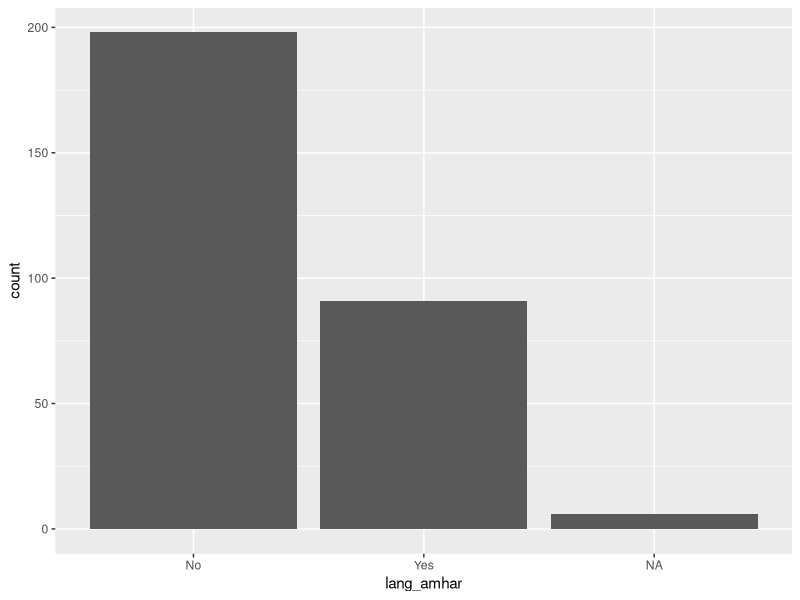

Write the R code that produced this figure. (Note: this script raises an error after producing the figure.)
library(tidyverse)
library(readxl)
library(ggplot2)
setwd("~/HIP")

data = read_excel('weekdayend_all.xlsx') 

#### DM_e (Evening) ####
### Generate two variables of Amharic and Sidamaigna and 3rd variable of non-Amharic 

data$lang_sidama = ifelse(data$language_0, "1", "0")
data$lang_amhar = ifelse(data$language_5, "1", "0")
data$lang_other = ifelse(data$language_1 | data$language_2 | data$language_3 | data$language_4 | data$language_6 | 
                           data$language_7 | data$language_8 | data$language_9 | data$language_10 | data$language_11 
                         | data$language_100, "1", "0")
data$langu_other = is.na(data$language_other)

data$langu_other = ifelse(data$langu_other, "0", "1")



DM_e = c('lang_sidama',
         'lang_amhar',
         'lang_other',
         'religion',
         'religion_other',
         'current_live_region',
         'current_live_city',
         'current_live_woreda',
         'current_live_kebele',
         'origin_region',
         'origin_city',
         'origin_woreda',
         'origin_kebele')

data_DM = data %>%
  select(all_of(DM_e)) %>%
  mutate(across(DM_e[c(1:4)], as.factor)) %>%
  mutate(across(DM_e[c(5:13)], as.character)) %>%
  mutate(across(DM_e[c(1:4)], ~recode(.,
                     `0` = 'No',
                     `1` = 'Yes'))) %>%
  mutate(religion = recode(religion,
                               `0` = 'Protestant',
                               `1` = 'Orthodox',
                               `2` = 'Catholic',
                               `3` = 'Muslim',
                               `4` = 'Traditional religions',
                               `100` = 'Others')) 
str(data_DM)

ggplot(data = data_DM) +
  geom_bar(aes(x = lang_amhar)) +
  ggsave('DM4a.png')

ggplot(data = data_DM) +
  geom_bar(aes(x = lang_sidama)) +
  ggsave('DM4b.png')

ggplot(data = data_DM) +
  geom_bar(aes(x = lang_other)) +
  ggsave('DM4c.png')

ggplot(data = data_DM) +
  geom_bar(aes(x = religion)) +
  ggsave('DM5.png')


#### WF (Evening) ####

## Job way, pick most important ones and create around 3 or more main variables like the language variable

data$family_told_job = ifelse(data$search_job_way_5, "1", "0")
data$friend_told_job = ifelse(data$search_job_way_6, "1", "0")

data$search_job_other = ifelse(data$search_job_way_0 | data$search_job_way_1 | data$search_job_way_2 | data$search_job_way_3 | 
                                 data$search_job_way_4 | data$search_job_way_7 | data$search_job_way_8, "1", "0")

WF = c('family_told_job',
         'friend_told_job',
         'search_job_other',
         'search_job_day',
         'search_job_hour',
         'search_job_min',
         'income_total',
         'income_from_family',
         'income_from_friend',
         'income_to_family',
         'expend_food',
         'expend_transp',
         'expend_rent',
         'expend_cosmetic',
         'health_nofood',
         'health_ill')

data_WF = data %>%
  select(all_of(WF)) %>%
  mutate(across(WF[c(1:3, 10, 15, 16 )], as.factor)) %>%
  mutate(across(WF[c(4:5)], as.integer)) %>%
  mutate(across(WF[c(1:3, 15, 16)], ~recode(.,
                                       `0` = 'No',
                                       `1` = 'Yes'))) %>%
  mutate(income_to_family = recode(income_to_family,
                                         `0` = 'No',
                                         `1` = 'Yes',
                                        `100` = 'Not Sure'))

str(data_WF)

ggplot(data = data_WF) +
  geom_bar(aes(x = family_told_job)) +
  ggsave('WF1fa.png')

ggplot(data = data_WF) +
  geom_bar(aes(x = friend_told_job)) +
  ggsave('WF1fr.png')

ggplot(data = data_WF) +
  geom_bar(aes(x = search_job_other)) +
  ggsave('WF1o.png')

ggplot(data = data_WF) +
  geom_histogram(aes(x = search_job_day), binwidth = 1) +
  ggsave('WF1b.png')

ggplot(data = data_WF) +
  geom_histogram(aes(x = search_job_hour), binwidth = 5) +
  ggsave('WF1c.png')

ggplot(data = data_WF) +
  geom_histogram(aes(x = search_job_min), binwidth = 1) +
  ggsave('WF1d.png')

ggplot(data = data_WF) +
  geom_histogram(aes(x = income_total), binwidth = 1000) +
  ggsave('WF2.png')

ggplot(data = data_WF) +
  geom_histogram(aes(x = income_from_family), binwidth = 1000) +
  ggsave('WF3.png')

ggplot(data = data_WF) +
  geom_histogram(aes(x = income_from_friend), binwidth = 100) +
  ggsave('WF4.png')

ggplot(data = data_WF) +
  geom_bar(aes(x = income_to_family), binwidth = 1000) +
  ggsave('WF5.png')

ggplot(data = data_WF) +
  geom_histogram(aes(x = expend_food), binwidth = 100) +
  ggsave('WF6.png')

ggplot(data = data_WF) +
  geom_histogram(aes(x = expend_transp), binwidth = 50) +
  ggsave('WF7.png')

ggplot(data = data_WF) +
  geom_histogram(aes(x = expend_rent), binwidth = 100) +
  ggsave('WF8.png')

ggplot(data = data_WF) +
  geom_histogram(aes(x = expend_cosmetic), binwidth = 50) +
  ggsave('WF9.png')

ggplot(data = data_WF) +
  geom_bar(aes(x = health_nofood)) +
  ggsave('WF10.png')

ggplot(data = data_WF) +
  geom_bar(aes(x = health_ill)) +
  ggsave('WF11.png')


#### JH (Evening) ####

JH = c('history_yesno',
       'history_age',
       'history_manual',
       'history_salary',
       'history_hour',
       'history_day',
       'history_quitreason',
       'history_quitreason_other')

data_JH = data %>%
  select(all_of(JH)) %>%
  mutate(across(JH[c(1, 3, 7)], as.factor)) %>%
  mutate(across(JH[c(5, 6)], as.integer)) %>%
  mutate(across(JH[c(7)], as.character)) %>%
  mutate(across(JH[c(1, 3)], ~recode(.,
                                             `0` = 'No',
                                             `1` = 'Yes'))) %>%
  mutate(history_quitreason = recode(history_quitreason,
                                   `0` = 'Because the firm fired me.',
                                   `1` = 'Because the job was not interesting.',
                                   `2` = 'Because the job did not pay well.',
                                   `3` = 'Because the job was very tiring',
                                   `5` = 'Because the job did not provide good benefits.',
                                   `6` = 'Because the employer treated me badly.',
                                  `100` = 'Others'))

str(data_JH) 

ggplot(data = data_JH) +
  geom_bar(aes(x = history_yesno)) +
  ggsave('JH1.png')

ggplot(data = data_JH) +
  geom_histogram(aes(x = history_age), binwidth = 1) +
  ggsave('JH2.png')

ggplot(data = data_JH) +
  geom_bar(aes(x = history_manual)) +
  ggsave('JH3a.png')

ggplot(data = data_JH) +
  geom_histogram(aes(x = history_salary), binwidth = 100) +
  ggsave('JH4.png')

ggplot(data = data_JH) +
  geom_histogram(aes(x = history_hour), binwidth = 1) +
  ggsave('JH5.png')

ggplot(data = data_JH) +
  geom_histogram(aes(x = history_day), binwidth = 1) +
  ggsave('JH6.png')

ggplot(data = data_JH) +
  geom_bar(aes(x = history_quitreason)) +
  ggsave('JH7.png')
